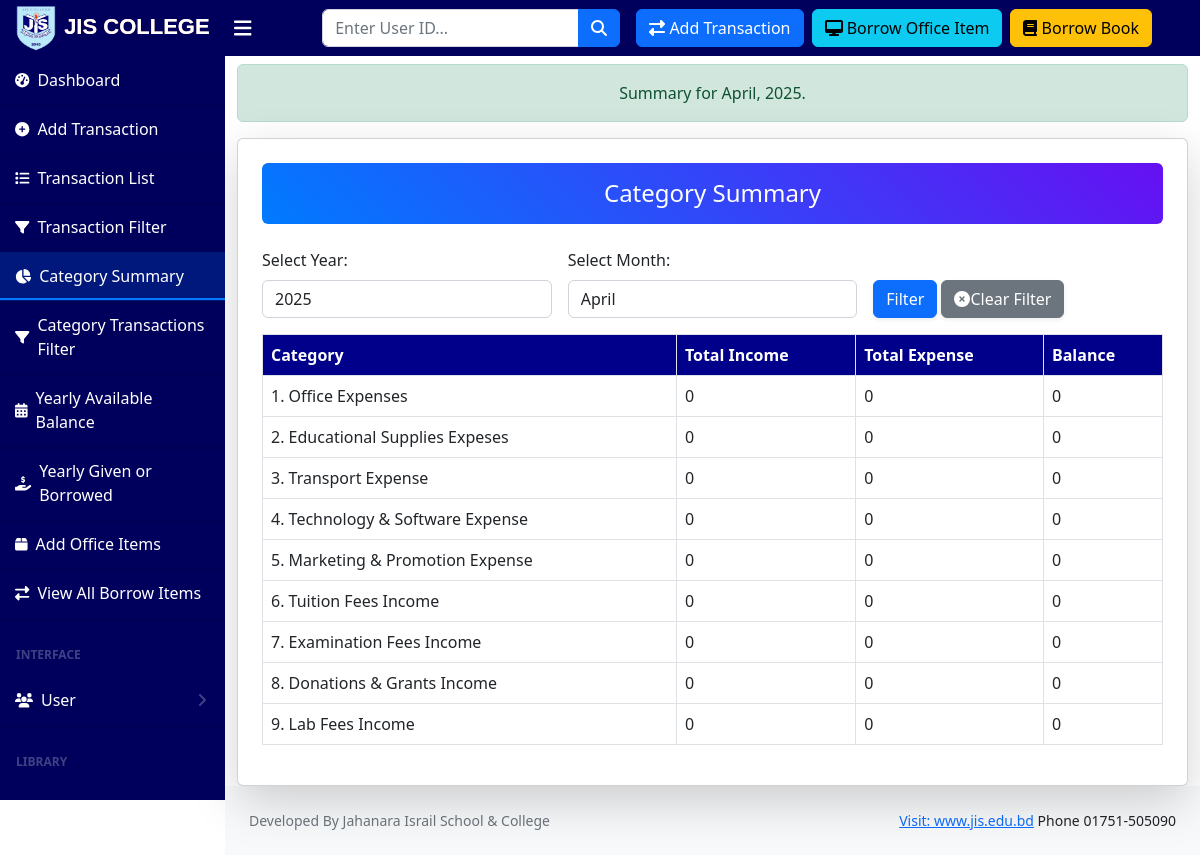
The page /category-summary/ (signed in) on the database its author committed.
### account/models.py (models this page shows, shortened)
class TransactionCategory(models.Model):
    name = models.CharField(max_length=255, unique=True)
    description = models.TextField(blank=True, null=True)

### account/views.py (the view)
# urls.py: path('category-summary/', category_summary, name='category_summary'),
@user_passes_test(lambda u: u.is_superuser or u.is_staff, login_url='login')
def category_summary(request):
    categories = TransactionCategory.objects.all()
    category_data = []
    current_datetime = datetime.now()
    selected_year = request.GET.get('year', str(current_datetime.year))
    selected_month = request.GET.get('month', str(current_datetime.month))
    transactions = Transaction.objects.all()
    try:
        selected_year = int(selected_year)
    except ValueError:
        selected_year = current_datetime.year
    try:
        selected_month = int(selected_month)
    except ValueError:
        selected_month = current_datetime.month
    transactions = transactions.filter(created_date__year=selected_year, created_date__month=selected_month)
    for category in categories:
        total_income = transactions.filter(category=category, transaction_type='income').aggregate(total=Sum('price'))['total'] or 0
        total_expense = transactions.filter(category=category, transaction_type='expense').aggregate(total=Sum('price'))['total'] or 0
        balance = total_income - total_expense
        category_data.append({
            'category': category.name,
            'total_income': total_income,
            'total_expense': total_expense,
            'balance': balance,
        })
    years = Transaction.objects.values('created_date__year').distinct().order_by('-created_date__year')
    months = [{'id': i, 'name': datetime(1900, i, 1).strftime('%B')} for i in range(1, 13)]
    month_name = ""
    for month in months:
        if month['id'] == selected_month:
            month_name = month['name']
            break;
    messages.success(request, f"Summary for {month_name}, {selected_year}.")
    return render(request, 'transactions/category_summary.html', {
        'category_data': category_data,
        'years': years,
        'months': months,
        'selected_year': selected_year,
        'selected_month': selected_month,
    })

### templates/transactions/category_summary.html (shortened to what this page needs)
{% extends 'base.html' %}
{% block content %}
<div class="container mt-2">
    {% include 'message.html' %}
    <div class="card shadow-lg p-4">
        <h4 class="text-center mb-4 text-white p-3 rounded" style="background: linear-gradient(45deg, #007bff, #6610f2);">
            Category Summary
        </h4>
        <form method="GET" class="mb-3">
            <div class="row g-3">
                <div class="col-md-4 col-12">
                    <label for="year" class="form-label">Select Year:</label>
                    <select name="year" id="year" class="form-control">
                        {% for year in years %}
                            <option value="{{ year.created_date__year }}" {% if selected_year == year.created_date__year %}selected{% endif %}>{{ year.created_date__year }}</option>
                        {% endfor %}
                    </select>
                </div>
                <div class="col-md-4 col-12">
                    <label for="month" class="form-label">Select Month:</label>
                    <select name="month" id="month" class="form-control">
                        {% for month in months %}
                            <option value="{{ month.id }}" {% if selected_month == month.id %}selected{% endif %}>{{ month.name }}</option>
                        {% endfor %}
                    </select>
                </div>
                <div class="col-md-4 col-12 d-flex align-items-end">
                    <button type="submit" class="btn btn-primary shadow-sm">Filter</button> &nbsp;
                    <a href="{% url 'category_summary' %}" class="btn btn-secondary shadow-sm d-flex align-items-center">
                        <i class="fas fa-times-circle mr-2"></i> Clear Filter
                    </a>
                </div>
            </div>
        </form>
        <div class="table-responsive">
            <table class="table table-bordered">
                <thead style="background-color: darkblue; color: white;">
                    <tr>
                        <th>Category</th>
                        <th>Total Income</th>
                        <th>Total Expense</th>
                        <th>Balance</th>
                    </tr>
                </thead>
                <tbody>
                    {% for data in category_data %}
                        <tr>
                            <td>
                                <a href="{% url 'category_monthly_transactions' data.category %}?year={{ selected_year }}&month={{ selected_month }}" class="text-decoration-none text-dark">
                                    {{ forloop.counter }}. {{ data.category }}
                                </a>
                            </td>
                            <td>{{ data.total_income }}</td>
                            <td>{{ data.total_expense }}</td>
                            <td>{{ data.balance }}</td>
                        </tr>
                    {% endfor %}
                </tbody>
            </table>
        </div>
    </div>
</div>
{% endblock content %}

### rows shown on the page
TransactionCategory: category "Office Expenses"
TransactionCategory: category "Educational Supplies Expeses"
TransactionCategory: category "Transport Expense"
TransactionCategory: category "Technology & Software Expense"
TransactionCategory: category "Marketing & Promotion Expense"
TransactionCategory: category "Tuition Fees Income"
TransactionCategory: category "Examination Fees Income"
TransactionCategory: category "Donations & Grants Income"
TransactionCategory: category "Lab Fees Income"

### other values the page prints
{{ message }} "Summary for April, 2025."
{{ data.total_income }} "0" "0" "0" "0" "0" "0" "0" "0" "0"
{{ data.total_expense }} "0" "0" "0" "0" "0" "0" "0" "0" "0"
{{ data.balance }} "0" "0" "0" "0" "0" "0" "0" "0" "0"
form field year "2025"
form field month "April"
